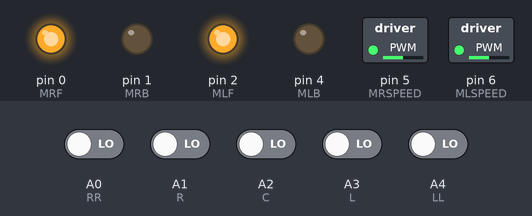
The sketch below on a simulated Arduino Uno, built with avr-gcc and run on an emulated ATmega328P. On the bench: switched loads named in the sketch (green lamp = pin HIGH), output pins drawn as LEDs (lit = HIGH). The test bench sets the inputs (shaded band); at power-on: A0 (RR), A1 (R), A2 (C), A3 (L), A4 (LL) LOW.

Above: at 1.2 s.
1.3 s: A0 (RR) driven HIGH
At 2.3 s:
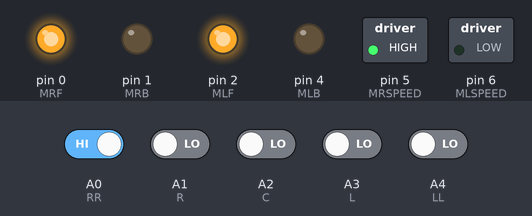
2.8 s: A0 (RR) driven LOW
At 3.5 s:
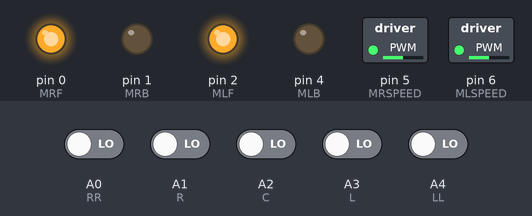
4.3 s: A1 (R) driven HIGH
At 4.6 s:
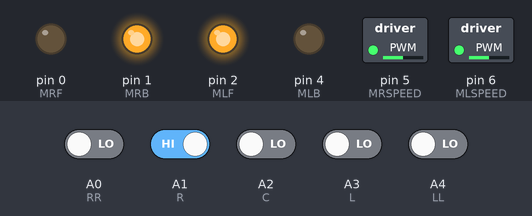
5.8 s: A1 (R) driven LOW
At 7.0 s:
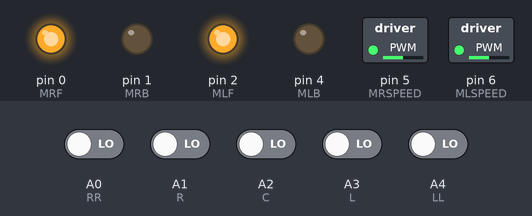
7.3 s: A2 (C) driven HIGH
At 8.1 s:
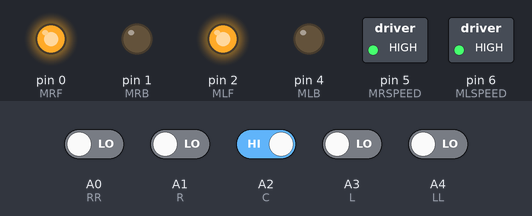
8.8 s: A3 (L) driven HIGH
At 9.2 s:
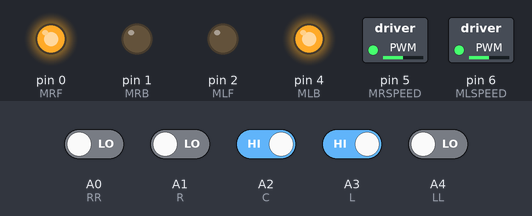
Timing chart, 0 to 11.3 s (numbered marks = the images above; inputs shaded):
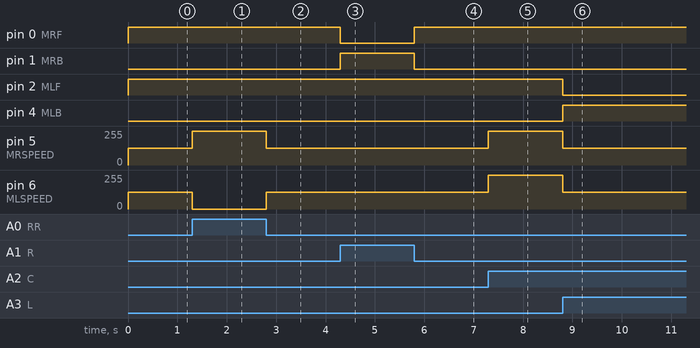

Measured:
- after the input at 1.3 s, pin 5 (MRSPEED): 127/255 → 255/255 at once; pin 6 (MLSPEED): 127/255 → 0/255 at once
- after the input at 2.8 s, pin 5 (MRSPEED): 255/255 → 127/255 at once; pin 6 (MLSPEED): 0/255 → 127/255 at once
- after the input at 4.3 s, pin 0 (MRF): HIGH → LOW at once; pin 1 (MRB): LOW → HIGH at once
- after the input at 5.8 s, pin 0 (MRF): LOW → HIGH at once; pin 1 (MRB): HIGH → LOW at once
- after the input at 7.3 s, pin 5 (MRSPEED), pin 6 (MLSPEED): 127/255 → 255/255 at once
- after the input at 8.8 s, pin 2 (MLF): HIGH → LOW at once; pin 4 (MLB): LOW → HIGH at once; pin 5 (MRSPEED), pin 6 (MLSPEED): 255/255 → 127/255 at once

The sketch:

main.ino
```cpp
// Sensor Pins
#define LL A4
#define L A3
#define C A2
#define R A1
#define RR A0

// Left Motor Pins
#define MLF 2
#define MLB 4
#define MLSPEED 6

// Right Motor Pins
#define MRF 0
#define MRB 1
#define MRSPEED 5

void leftMotor(int speed)
{
  if (speed >= 0)
  {
    digitalWrite(MLF, HIGH);
    digitalWrite(MLB, LOW);
    analogWrite(MLSPEED, map(speed, 0, 100, 0, 255));
  }
  else
  {
    digitalWrite(MLF, LOW);
    digitalWrite(MLB, HIGH);
    analogWrite(MLSPEED, map(-speed, 0, 100, 0, 255));
  }
}

void rightMotor(int speed)
{
  if (speed >= 0)
  {
    digitalWrite(MRF, HIGH);
    digitalWrite(MRB, LOW);
    analogWrite(MRSPEED, map(speed, 0, 100, 0, 255));
  }
  else
  {
    digitalWrite(MRF, LOW);
    digitalWrite(MRB, HIGH);
    analogWrite(MRSPEED, map(-speed, 0, 100, 0, 255));
  }
}

void stop()       {leftMotor(0);  rightMotor(0);}
void hardForward(){leftMotor(100);rightMotor(100);}
void softForward(){leftMotor(50); rightMotor(50);}
void softLeft()   {leftMotor(-50);rightMotor(50);}
void softRight()  {leftMotor(50); rightMotor(-50);}
void hardLeft()   {leftMotor(100);rightMotor(0);}
void hardRight()  {leftMotor(0);  rightMotor(100);}

void setup()
{
  pinMode(LL, INPUT);
  pinMode(L, INPUT);
  pinMode(C, INPUT);
  pinMode(R, INPUT);
  pinMode(RR, INPUT);

  pinMode(MLF, OUTPUT);
  pinMode(MLB, OUTPUT);
  pinMode(MLSPEED, OUTPUT);

  pinMode(MRF, OUTPUT);
  pinMode(MRB, OUTPUT);
  pinMode(MRSPEED, OUTPUT);
}

void loop()
{
  int s = digitalRead(LL) * 10000 +  digitalRead(L) * 1000 +  digitalRead(C) * 100 + digitalRead(R) * 10 + digitalRead(RR);

  if(s==1 || s==11 || s==111 || s==1111) hardRight();
  else if(s==110 || s==10) softRight();
  else if(s==100 || s==1110) hardForward();
  else if(s==1100 || s==1000) softLeft();
  else if(s==10000 || s==11000 || s==11100 || s==11110) hardLeft();
  else if(s==11111) stop();
  else softForward();
}
```
